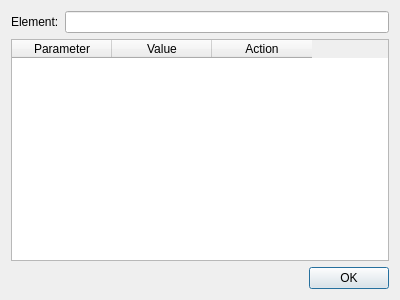
<?xml version="1.0" encoding="UTF-8"?>
<ui version="4.0">
 <class>ParameterDlg</class>
 <widget class="QDialog" name="ParameterDlg">
  <property name="geometry">
   <rect>
    <x>0</x>
    <y>0</y>
    <width>400</width>
    <height>300</height>
   </rect>
  </property>
  <property name="windowTitle">
   <string>Scannable Paramerters</string>
  </property>
  <layout class="QVBoxLayout" name="verticalLayout">
   <item>
    <layout class="QHBoxLayout" name="horizontalLayout_2">
     <item>
      <widget class="QLabel" name="elementLB">
       <property name="text">
        <string>Element:</string>
       </property>
      </widget>
     </item>
     <item>
      <widget class="QLineEdit" name="elemLE">
       <property name="readOnly">
        <bool>true</bool>
       </property>
      </widget>
     </item>
    </layout>
   </item>
   <item>
    <widget class="QTableWidget" name="paramTW">
     <column>
      <property name="text">
       <string>Parameter</string>
      </property>
     </column>
     <column>
      <property name="text">
       <string>Value</string>
      </property>
     </column>
     <column>
      <property name="text">
       <string>Action</string>
      </property>
     </column>
    </widget>
   </item>
   <item>
    <layout class="QHBoxLayout" name="horizontalLayout">
     <item>
      <spacer name="horizontalSpacer">
       <property name="orientation">
        <enum>Qt::Horizontal</enum>
       </property>
       <property name="sizeHint" stdset="0">
        <size>
         <width>40</width>
         <height>20</height>
        </size>
       </property>
      </spacer>
     </item>
     <item>
      <widget class="QPushButton" name="okPB">
       <property name="text">
        <string>OK</string>
       </property>
      </widget>
     </item>
    </layout>
   </item>
  </layout>
 </widget>
 <resources/>
 <connections>
  <connection>
   <sender>okPB</sender>
   <signal>clicked()</signal>
   <receiver>ParameterDlg</receiver>
   <slot>accept()</slot>
   <hints>
    <hint type="sourcelabel">
     <x>372</x>
     <y>279</y>
    </hint>
    <hint type="destinationlabel">
     <x>231</x>
     <y>269</y>
    </hint>
   </hints>
  </connection>
 </connections>
</ui>
